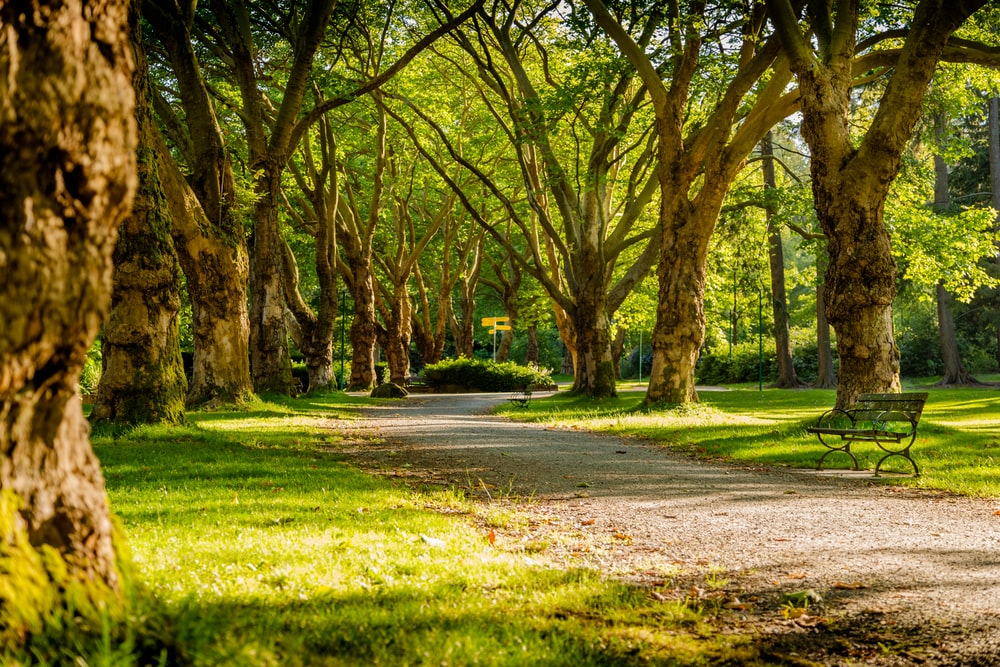
#> input picture photos/pa.jpeg, 1000 x 667 px
$ python gradient.py
#> lines starting #> are read from the running program, lines starting #| are printed output that depends on the picture; after the words box and inside, x2 and y2 are one past the last pixel; in counts of white or black regions, pixels touching at a corner belong together
from lib2to3.pgen2.token import LPAR
import cv2 as cv
from cv2 import bitwise_and
import matplotlib.pyplot as plt
import numpy as np

img=cv.imread('photos/pa.jpeg')
#> img is the input picture: shape (667, 1000, 3); mean B, G, R 33.5, 105.7, 114.4
cv.imshow('park',img)

gray=cv.cvtColor(img,cv.COLOR_BGR2GRAY)
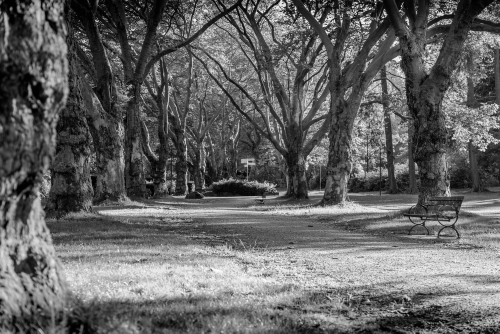
#> gray: shape (667, 1000) (shown at 1/2 size); min 0, max 255, mean 100.1
cv.imshow('gray',gray)

#edge detection- LAPLACIAN
lap=cv.Laplacian (gray,cv.CV_64F)
lap=np.uint8(np.absolute(lap))
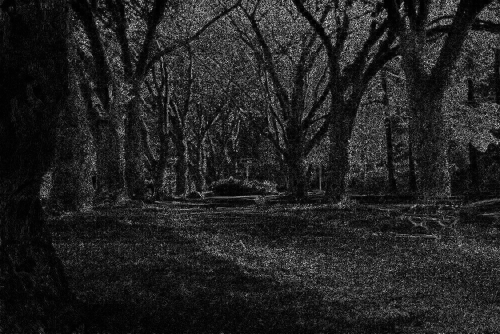
#> lap: shape (667, 1000) (shown at 1/2 size); min 0, max 255, mean 34.2
cv.imshow('Laplacian',lap)


#edge detection-SOBEL
sobelx=cv.Sobel(gray,cv.CV_64F,1,0)
sobely=cv.Sobel(gray,cv.CV_64F,0,1)

combined_sobel=cv.bitwise_or(sobelx,sobely)
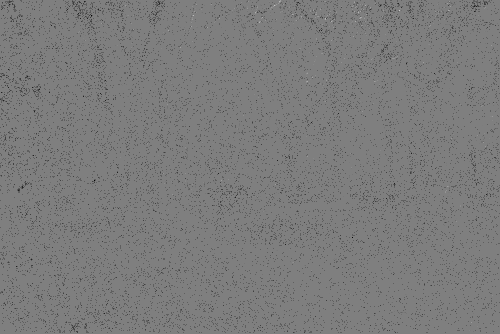
#> combined_sobel: shape (667, 1000) float64 (shown at 1/2 size); 2.42% of the values are NaN or infinite; the others: min -130944, max 130944, mean -218.1; drawn with min black, max white, NaN and infinite black
cv.imshow('combined sobel',combined_sobel)
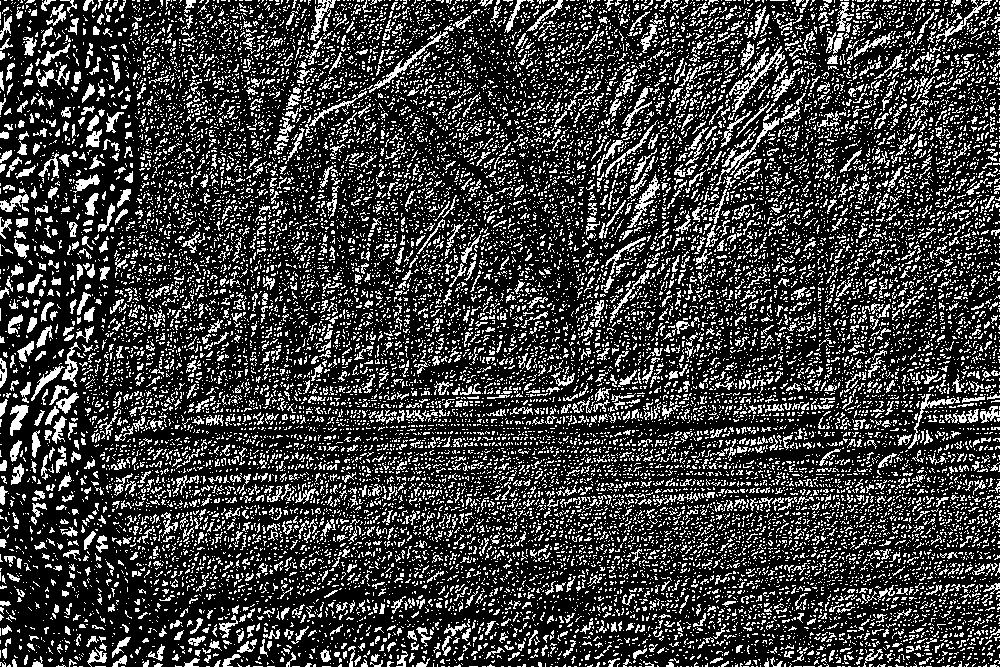
#> window 'combined sobel': shape (667, 1000); 24.2% white in thin lines or dots

cv.imshow('sobelx',sobelx)
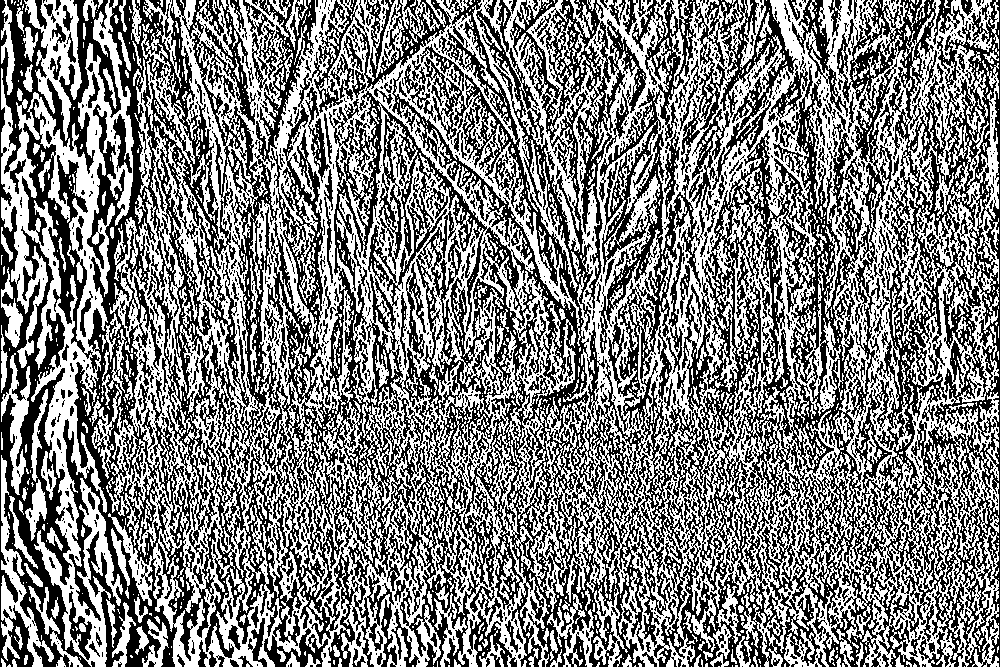
#> window 'sobelx': shape (667, 1000); 50.4% white; 2258 black regions (1896 under 20 px), largest, box (x1, y1, x2, y2) and area: (63, 0, 1000, 667) 266149, (0, 0, 121, 667) 25547, (352, 572, 397, 667) 1492
cv.imshow('sobely',sobely)
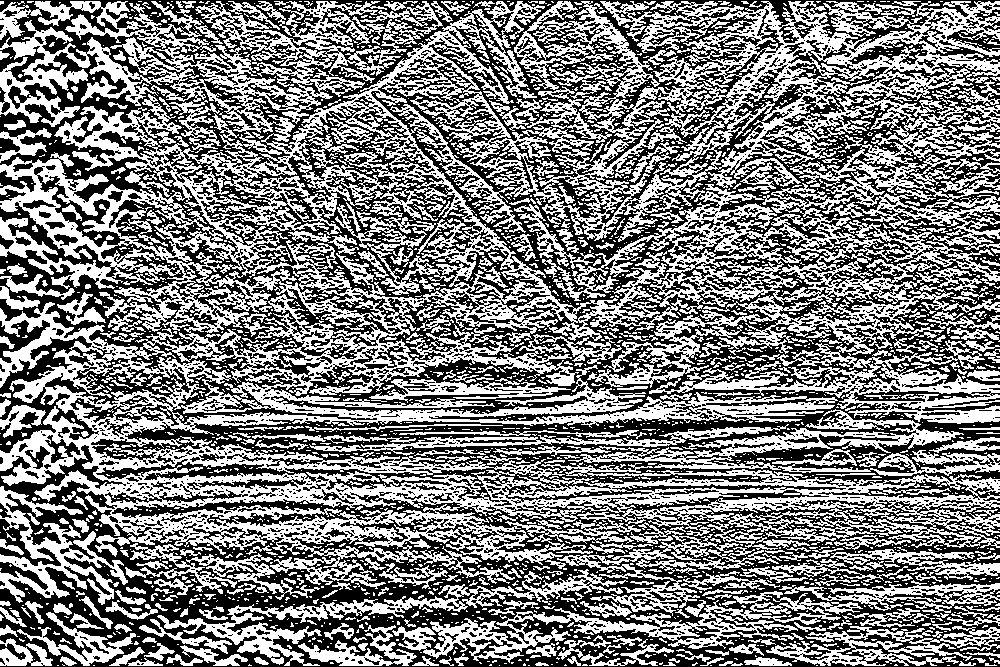
#> window 'sobely': shape (667, 1000); 49.3% white; 2709 white regions (2268 under 20 px), largest, box (x1, y1, x2, y2) and area: (0, 1, 1000, 589) 231223, (493, 409, 1000, 476) 7736, (392, 591, 863, 663) 7516

canny=cv.Canny(gray,150,175)
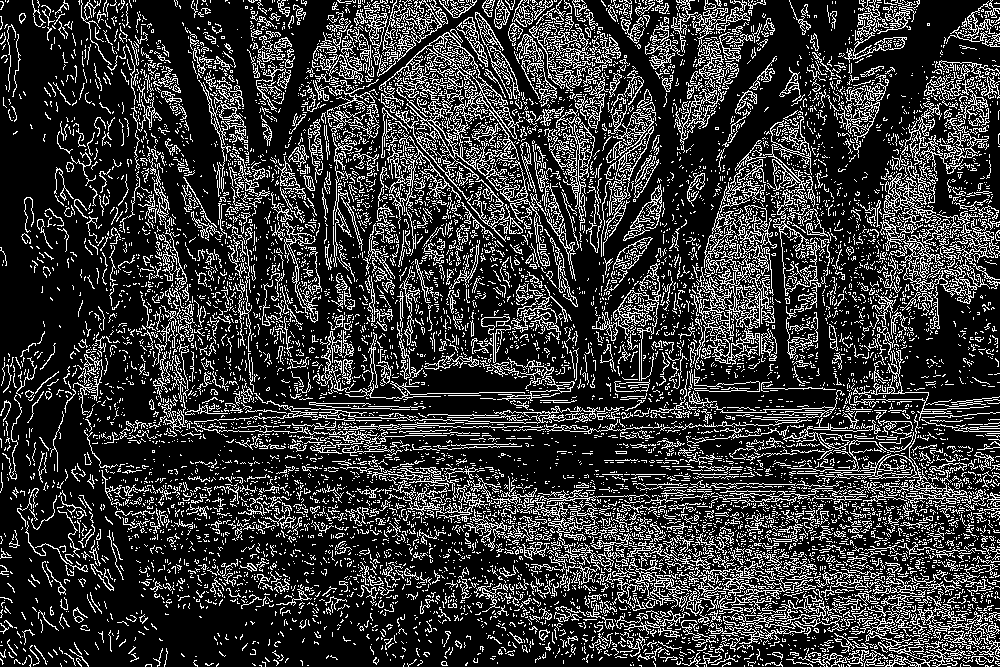
#> canny: shape (667, 1000); 21.3% white in thin lines or dots
cv.imshow('canny',canny)


cv.waitKey(0)

$ run again, with photos/ph.jpeg copied over photos/pa.jpeg
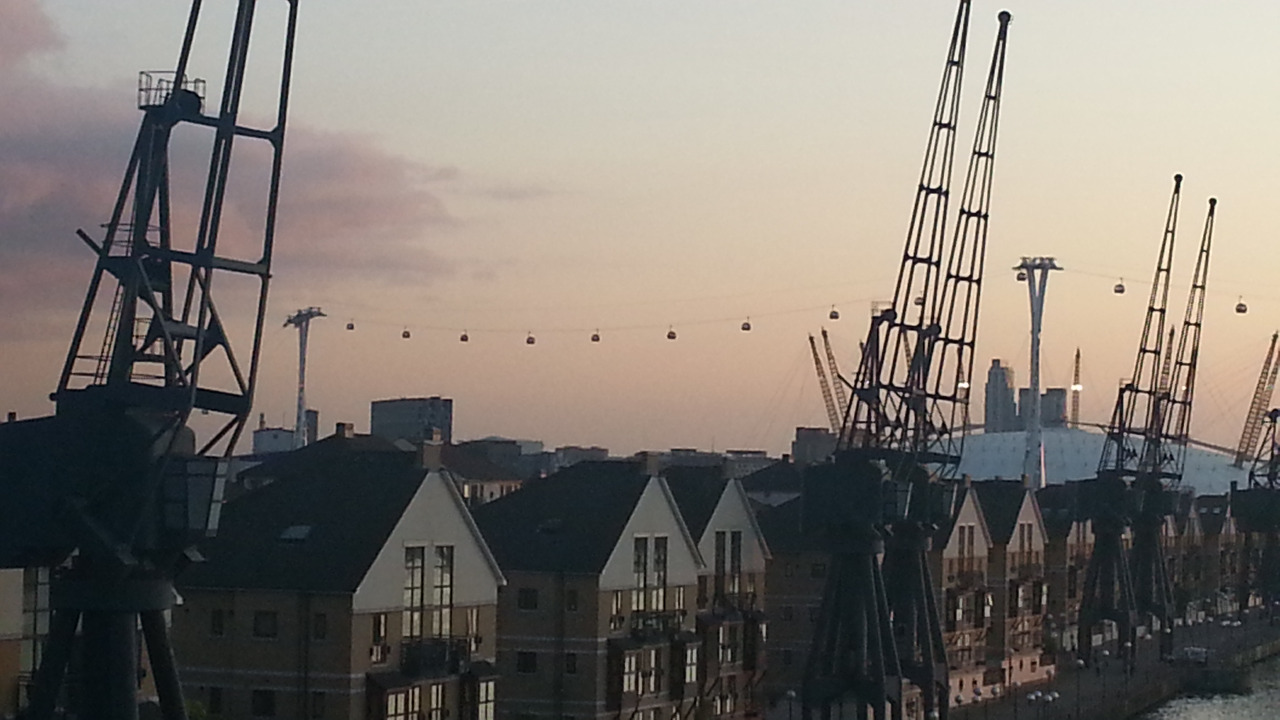
#> input picture photos/ph.jpeg, 1280 x 720 px
#> img is the input picture: shape (720, 1280, 3); mean B, G, R 112.2, 118.7, 124.9
#> `cv.imshow('combined sobel',combined_sobel)`:
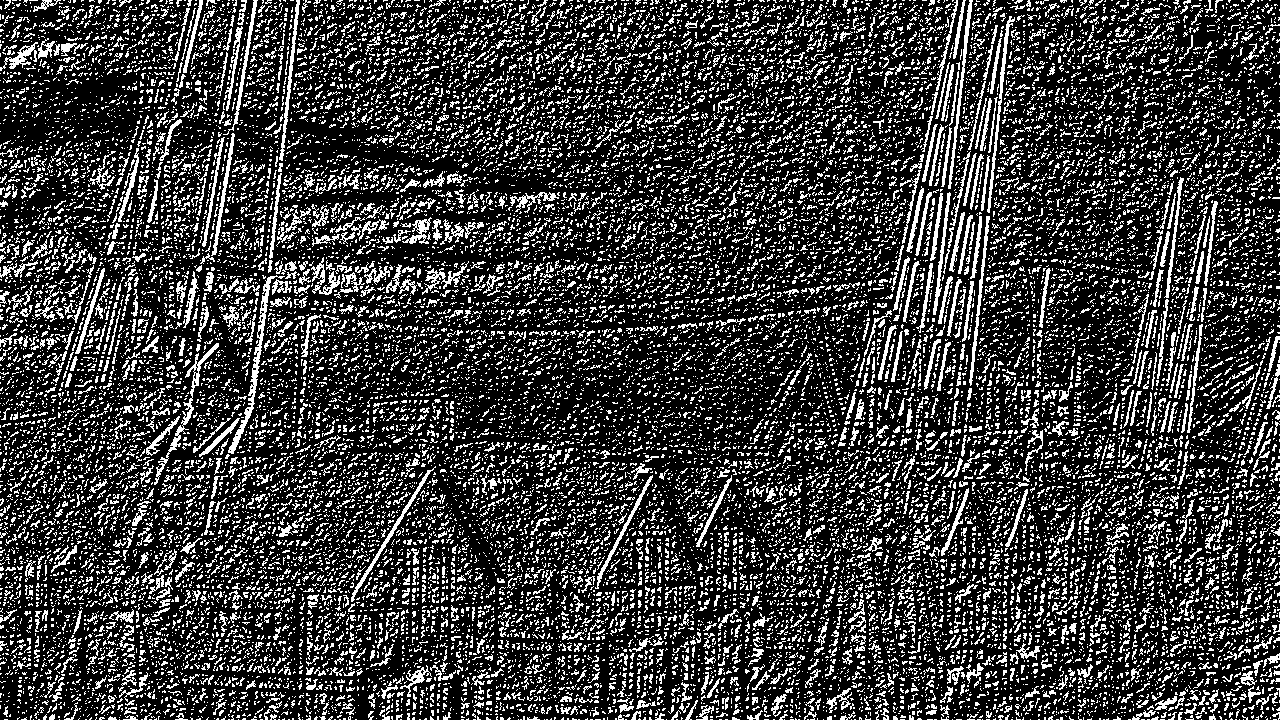
#> window 'combined sobel': shape (720, 1280); 23.1% white in thin lines or dots
#> `canny=cv.Canny(gray,150,175)`:
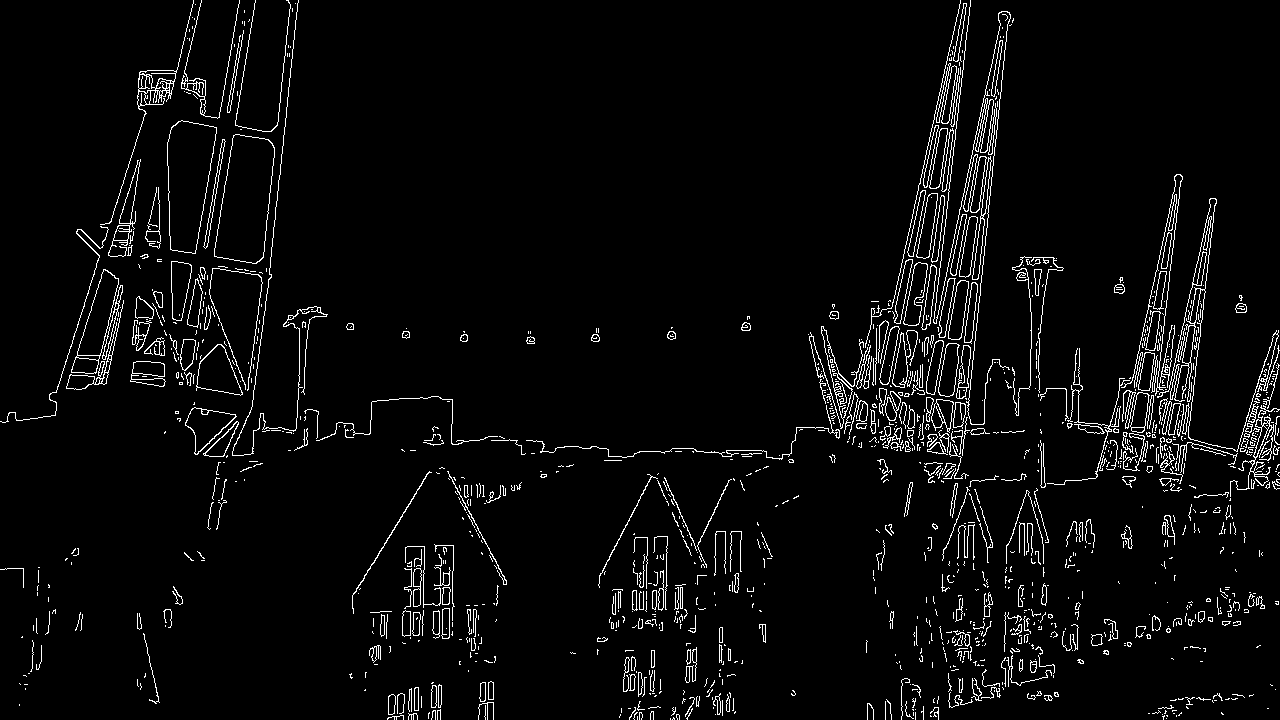
#> canny: shape (720, 1280); 4% white in thin lines or dots
